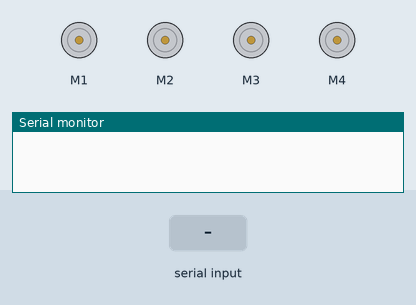
The sketch below on a simulated Arduino Uno, built with avr-gcc and run on an emulated ATmega328P. On the bench: 4 × DC motor (green arrow = forward, orange = backward, longer = faster), the last lines printed to the serial monitor. Inputs (shaded band) come from the test bench.

Above: at 1.2 s.
1.3 s: "F" received over the second serial link
At 1.6 s:
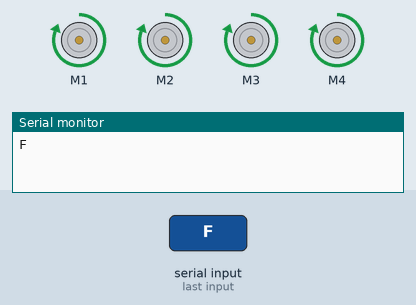
2.8 s: "B" received over the second serial link
At 4.0 s:
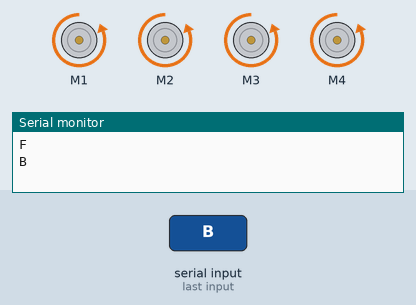
4.3 s: "L" received over the second serial link
At 5.2 s:
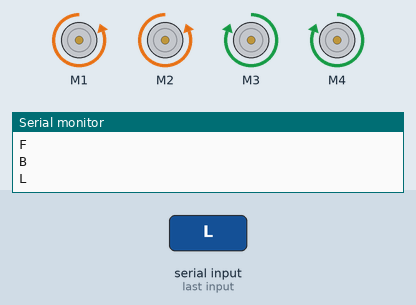
5.8 s: "R" received over the second serial link
At 6.4 s:
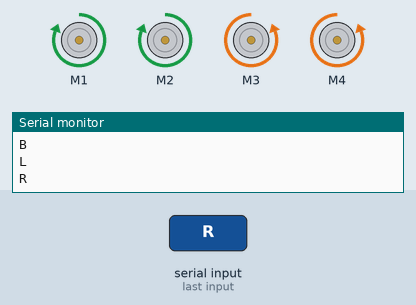
7.3 s: "1" received over the second serial link
At 7.6 s:
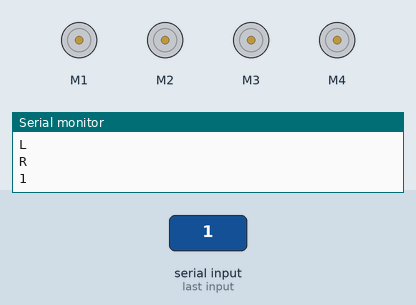
Timing chart, 0 to 9.8 s (numbered marks = the images above; inputs shaded):
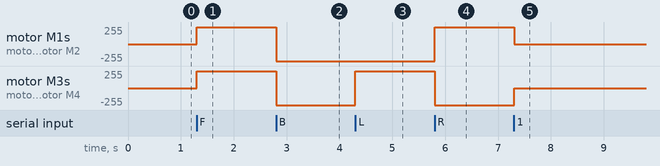

The sketch:

Arduino_Motor_Shiled_With_Blutooth.ino
```cpp
#include <SoftwareSerial.h>
#include <AFMotor.h>

AF_DCMotor motor1(1, MOTOR12_1KHZ);
AF_DCMotor motor2(2, MOTOR12_1KHZ);
AF_DCMotor motor3(3, MOTOR34_1KHZ);
AF_DCMotor motor4(4, MOTOR34_1KHZ);

SoftwareSerial bt(2, 3);
char data;

void setup() {
  Serial.begin(9600);
  bt.begin(9600);
}

void loop() {
  while (bt.available()) {
    {
      data = bt.read();
      Serial.println(data);
      Stop();
    }
    switch (data) {
      case 'F':
        forward();
        break;
      case 'B':
        back();
        break;
      case 'L':
        left();
        break;
      case 'R':
        right();
        break;
    }
  }
  if (bt.available() < 0) {
  }
  delay(100);
}

void forward() {
  motor1.setSpeed(255);
  motor1.run(FORWARD);
  motor2.setSpeed(255);
  motor2.run(FORWARD);
  motor3.setSpeed(255);
  motor3.run(FORWARD);
  motor4.setSpeed(255);
  motor4.run(FORWARD);
}

void back() {
  motor1.setSpeed(255);
  motor1.run(BACKWARD);
  motor2.setSpeed(255);
  motor2.run(BACKWARD);
  motor3.setSpeed(255);
  motor3.run(BACKWARD);
  motor4.setSpeed(255);
  motor4.run(BACKWARD);
}

void left() {
  motor1.setSpeed(255);
  motor1.run(BACKWARD);
  motor2.setSpeed(255);
  motor2.run(BACKWARD);
  motor3.setSpeed(255);
  motor3.run(FORWARD);
  motor4.setSpeed(255);
  motor4.run(FORWARD);
}

void right() {
  motor1.setSpeed(255);
  motor1.run(FORWARD);
  motor2.setSpeed(255);
  motor2.run(FORWARD);
  motor3.setSpeed(255);
  motor3.run(BACKWARD);
  motor4.setSpeed(255);
  motor4.run(BACKWARD);
}

void Stop() {
  motor1.setSpeed(0);
  motor1.run(RELEASE);
  motor2.setSpeed(0);
  motor2.run(RELEASE);
  motor3.setSpeed(0);
  motor3.run(RELEASE);
  motor4.setSpeed(0);
  motor4.run(RELEASE);
}
```

Measured:
- after the input at 1.3 s, motor M1–4: stopped → forward 255/255 at once
- after the input at 2.8 s, motor M1–4: forward 255/255 → backward 255/255 at once
- after the input at 4.3 s, motor M3, motor M4: backward 255/255 → forward 255/255 at once
- after the input at 5.8 s, motor M1, motor M2: backward 255/255 → forward 255/255 at once; motor M3, motor M4: forward 255/255 → backward 255/255 at once
- after the input at 7.3 s, motor M1, motor M2: forward 255/255 → stopped at once; motor M3, motor M4: backward 255/255 → stopped at once
